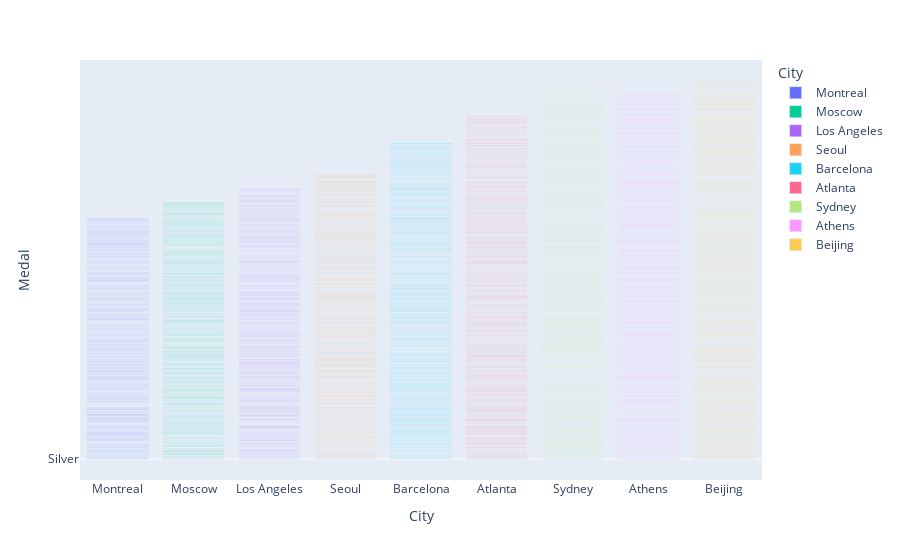

Source (notebook cell):
### Code cell
import plotly.express as px
fig_poli = px.bar(olympic1, y='Medal',x='City', color ='City')
fig_poli.show()

### Figure 1 — Plotly figure (JSON) as saved in the notebook; plotly's stock layout.template omitted (floating-point values rounded to 4 significant figures; data arrays with more than 128 entries replaced by an {"elided": "..."} marker saying what was removed)
{"data": [{"alignmentgroup": "True", "hovertemplate": "City=%{x}<br>Medal=%{y}<extra></extra>", "legendgroup": "Montreal", "marker": {"color": "#636efa", "pattern": {"shape": ""}}, "name": "Montreal", "offsetgroup": "Montreal", "orientation": "v", "showlegend": true, "textposition": "auto", "type": "bar", "x": {"elided": "1305 str values"}, "xaxis": "x", "y": {"elided": "1305 str values"}, "yaxis": "y"}, {"alignmentgroup": "True", "hovertemplate": "City=%{x}<br>Medal=%{y}<extra></extra>", "legendgroup": "Moscow", "marker": {"color": "#00cc96", "pattern": {"shape": ""}}, "name": "Moscow", "offsetgroup": "Moscow", "orientation": "v", "showlegend": true, "textposition": "auto", "type": "bar", "x": {"elided": "1386 str values"}, "xaxis": "x", "y": {"elided": "1386 str values"}, "yaxis": "y"}, {"alignmentgroup": "True", "hovertemplate": "City=%{x}<br>Medal=%{y}<extra></extra>", "legendgroup": "Los Angeles", "marker": {"color": "#ab63fa", "pattern": {"shape": ""}}, "name": "Los Angeles", "offsetgroup": "Los Angeles", "orientation": "v", "showlegend": true, "textposition": "auto", "type": "bar", "x": {"elided": "1459 str values"}, "xaxis": "x", "y": {"elided": "1459 str values"}, "yaxis": "y"}, {"alignmentgroup": "True", "hovertemplate": "City=%{x}<br>Medal=%{y}<extra></extra>", "legendgroup": "Seoul", "marker": {"color": "#FFA15A", "pattern": {"shape": ""}}, "name": "Seoul", "offsetgroup": "Seoul", "orientation": "v", "showlegend": true, "textposition": "auto", "type": "bar", "x": {"elided": "1546 str values"}, "xaxis": "x", "y": {"elided": "1546 str values"}, "yaxis": "y"}, {"alignmentgroup": "True", "hovertemplate": "City=%{x}<br>Medal=%{y}<extra></extra>", "legendgroup": "Barcelona", "marker": {"color": "#19d3f3", "pattern": {"shape": ""}}, "name": "Barcelona", "offsetgroup": "Barcelona", "orientation": "v", "showlegend": true, "textposition": "auto", "type": "bar", "x": {"elided": "1705 str values"}, "xaxis": "x", "y": {"elided": "1705 str values"}, "yaxis": "y"}, {"alignmentgroup": "True", "hovertemplate": "City=%{x}<br>Medal=%{y}<extra></extra>", "legendgroup": "Atlanta", "marker": {"color": "#FF6692", "pattern": {"shape": ""}}, "name": "Atlanta", "offsetgroup": "Atlanta", "orientation": "v", "showlegend": true, "textposition": "auto", "type": "bar", "x": {"elided": "1859 str values"}, "xaxis": "x", "y": {"elided": "1859 str values"}, "yaxis": "y"}, {"alignmentgroup": "True", "hovertemplate": "City=%{x}<br>Medal=%{y}<extra></extra>", "legendgroup": "Sydney", "marker": {"color": "#B6E880", "pattern": {"shape": ""}}, "name": "Sydney", "offsetgroup": "Sydney", "orientation": "v", "showlegend": true, "textposition": "auto", "type": "bar", "x": {"elided": "2015 str values"}, "xaxis": "x", "y": {"elided": "2015 str values"}, "yaxis": "y"}, {"alignmentgroup": "True", "hovertemplate": "City=%{x}<br>Medal=%{y}<extra></extra>", "legendgroup": "Athens", "marker": {"color": "#FF97FF", "pattern": {"shape": ""}}, "name": "Athens", "offsetgroup": "Athens", "orientation": "v", "showlegend": true, "textposition": "auto", "type": "bar", "x": {"elided": "1998 str values"}, "xaxis": "x", "y": {"elided": "1998 str values"}, "yaxis": "y"}, {"alignmentgroup": "True", "hovertemplate": "City=%{x}<br>Medal=%{y}<extra></extra>", "legendgroup": "Beijing", "marker": {"color": "#FECB52", "pattern": {"shape": ""}}, "name": "Beijing", "offsetgroup": "Beijing", "orientation": "v", "showlegend": true, "textposition": "auto", "type": "bar", "x": {"elided": "2042 str values"}, "xaxis": "x", "y": {"elided": "2042 str values"}, "yaxis": "y"}], "layout": {"autosize": true, "barmode": "relative", "legend": {"title": {"text": "City"}, "tracegroupgap": 0}, "margin": {"t": 60}, "xaxis": {"anchor": "y", "autorange": true, "categoryarray": ["Montreal", null, "Moscow", "Los Angeles", "Seoul", "Barcelona", "Atlanta", "Sydney", "Athens", "Beijing"], "categoryorder": "array", "domain": [0, 1], "range": [-0.5, 8.5], "title": {"text": "City"}, "type": "category"}, "yaxis": {"anchor": "x", "autorange": true, "domain": [0, 1], "range": [-113.8, 2162.0], "title": {"text": "Medal"}, "type": "category"}}}
